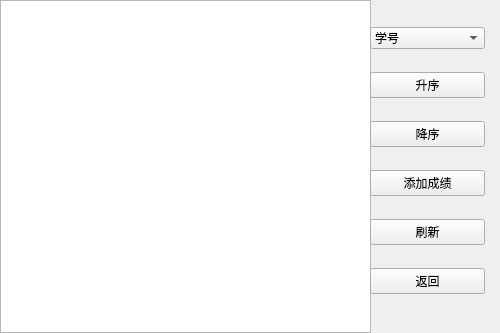
<?xml version="1.0" encoding="UTF-8"?>
<ui version="4.0">
 <class>AllStudentGrades</class>
 <widget class="QWidget" name="AllStudentGrades">
  <property name="geometry">
   <rect>
    <x>0</x>
    <y>0</y>
    <width>500</width>
    <height>333</height>
   </rect>
  </property>
  <property name="windowTitle">
   <string>Form</string>
  </property>
  <widget class="QTableView" name="tableView">
   <property name="geometry">
    <rect>
     <x>0</x>
     <y>0</y>
     <width>371</width>
     <height>333</height>
    </rect>
   </property>
  </widget>
  <widget class="QWidget" name="widget" native="true">
   <property name="geometry">
    <rect>
     <x>370</x>
     <y>10</y>
     <width>115</width>
     <height>301</height>
    </rect>
   </property>
   <layout class="QVBoxLayout" name="verticalLayout">
    <item>
     <widget class="QComboBox" name="comboBox">
      <item>
       <property name="text">
        <string>学号</string>
       </property>
      </item>
      <item>
       <property name="text">
        <string>姓名</string>
       </property>
      </item>
      <item>
       <property name="text">
        <string>数学</string>
       </property>
      </item>
      <item>
       <property name="text">
        <string>英语</string>
       </property>
      </item>
      <item>
       <property name="text">
        <string>C++</string>
       </property>
      </item>
      <item>
       <property name="text">
        <string>总分</string>
       </property>
      </item>
     </widget>
    </item>
    <item>
     <widget class="QPushButton" name="pushButton_asc">
      <property name="text">
       <string>升序</string>
      </property>
     </widget>
    </item>
    <item>
     <widget class="QPushButton" name="pushButton_desc">
      <property name="text">
       <string>降序</string>
      </property>
     </widget>
    </item>
    <item>
     <widget class="QPushButton" name="pushButton_add">
      <property name="text">
       <string>添加成绩</string>
      </property>
     </widget>
    </item>
    <item>
     <widget class="QPushButton" name="pushButton_refresh">
      <property name="text">
       <string>刷新</string>
      </property>
     </widget>
    </item>
    <item>
     <widget class="QPushButton" name="pushButton_back">
      <property name="text">
       <string>返回</string>
      </property>
     </widget>
    </item>
   </layout>
  </widget>
 </widget>
 <resources/>
 <connections/>
</ui>
